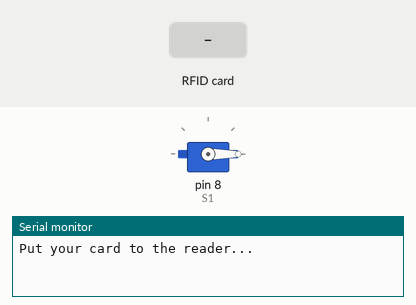
Bench run of a sketch on a simulated Arduino Uno, built with avr-gcc and run on an emulated ATmega328P. Parts: servo, the last lines printed to the serial monitor. Inputs (shaded band) come from the test bench.

Above: at 1.2 s.
1.3 s: RFID card 03 A4 8A FB held to the reader
At 2.5 s:
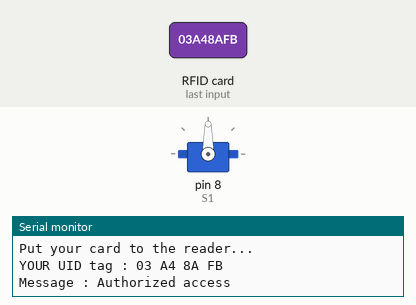
Timing chart, 0 to 8.3 s (numbered marks = the images above; inputs shaded):
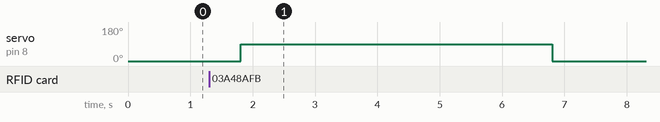

The sketch:

Beggarz__a_code_for_rfid__.ino
```cpp
// WELCOME TO THE BEGGARZ <SMR.Robotics>
//SUBSCRIBE LIKE SHARE


#include <SPI.h>//DESCRIBE THE LIBRARY
#include <MFRC522.h>//DESCRIBE THE LIBRARY FOR RFID MODULE
#include <Servo.h>//DESCRIBE THE LIBRARY FOR SERVO MOTOR

#define SS_PIN 9// SDA
#define RST_PIN 10//RESET
MFRC522 mfrc522(SS_PIN, RST_PIN);   // Create MFRC522 instance.
Servo S1; //WRITE A NAME FOR SERVO
void setup()
{
  Serial.begin(9600);   // Initiate a serial communication
  SPI.begin();      // Initiate  SPI bus
  mfrc522.PCD_Init();   // Initiate MFRC522
  S1.attach(8); //servo pin
  S1.write(0); //SERVO INITIAL POSITION
  Serial.println("Put your card to the reader...");
  Serial.println();

}
void loop()
{
  // LOOK FOR CARD  WHICH YOU HAVE
  if ( ! mfrc522.PICC_IsNewCardPresent())
  {
    return;
  }
  // SELECT ONE CARD AND SHOW ON RFID MODULE DETECTOR PART
  if ( ! mfrc522.PICC_ReadCardSerial())
  {
    return;
  }
  //SEE THE UID DISPLAYED ON SERIAL MONITOR AND COPY IT
  Serial.print("YOUR UID tag :");
  String content= "";
  byte letter;
  for (byte i = 0; i < mfrc522.uid.size; i++)
  {
     Serial.print(mfrc522.uid.uidByte[i] < 0x10 ? " 0" : " ");
     Serial.print(mfrc522.uid.uidByte[i], HEX);
     content.concat(String(mfrc522.uid.uidByte[i] < 0x10 ? " 0" : " "));
     content.concat(String(mfrc522.uid.uidByte[i], HEX));
  }
  Serial.println();
  Serial.print("Message : ");
  content.toUpperCase();
  if (content.substring(1) == "03 A4 8A FB") //REMOVE THE UID HIGHLITED AND REPLACE THE COPIED UID
  {
    Serial.println("Authorized access");
    Serial.println();
    delay(500);
    S1.write(90);//OPEN THE TOLL
    delay(5000);
    S1.write(0);//CLOSE THE TOLL
  }

 else   {
    Serial.println(" Access denied");
       S1.write(0);//CLOSE THE TOLL
  }
}
```

Measured:
- after the input at 1.3 s, servo on pin 8 (S1): 0° → 90° after 0.51 s, → 0° 5.0 s later
